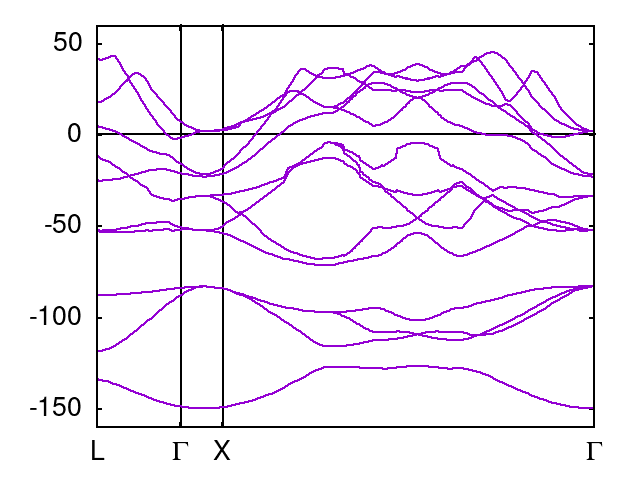

Source code (gnuplot):
# set terminal postscript eps enhanced color 28 lw 2
# set output "band.eps"
set terminal png enhanced lw 2 font ",20"
set output "band.png"
# set ylabel 'Energy (eV)'

# set ytics 5

unset key

x1 = 0.66666666
x2 = 1
xmax = 3.9873
ymin = -160
ymax = 60
ef = 156.1658

set xrange [0:xmax]
set yrange [ymin:ymax]
set xtics ("L" 0, "{/Symbol G}" x1, "X" x2, "{/Symbol G}" xmax)
set arrow 1 nohead from x1,ymin to x1,ymax lt 2 lc "black"
set arrow 2 nohead from x2,ymin to x2,ymax lt 2 lc "black"
set arrow 3 nohead from 0, 0 to xmax, 0 lt 2 lc "black"

plot 'Ag.band.gnu' using 1:($2-ef) w l